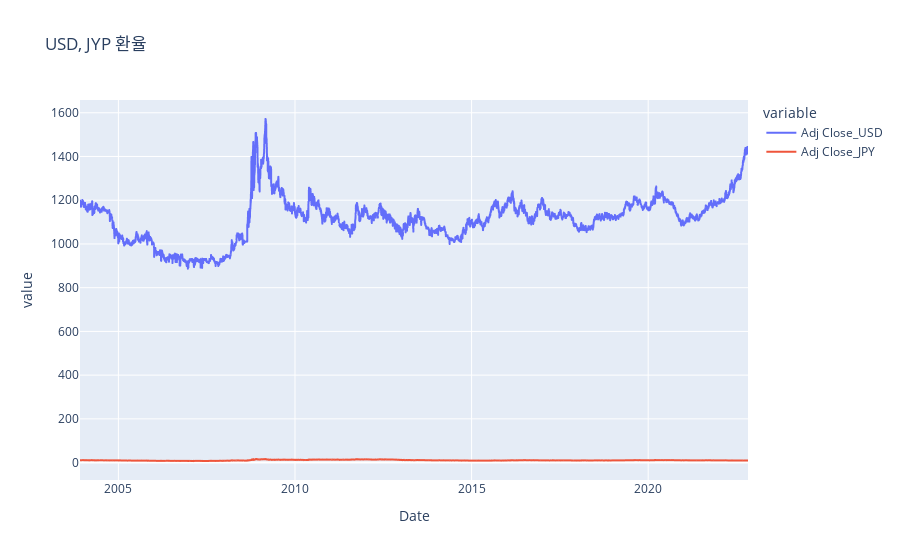

This figure's notebook cell:
### Code cell
px.line(
    data_frame=df_fx,
    x='Date',
    y=['Adj Close_USD', 'Adj Close_JPY'],
    title='USD, JYP 환율'
)

### Figure 1 — Plotly figure (JSON) as saved in the notebook; plotly's stock layout.template omitted (floating-point values rounded to 4 significant figures; data arrays with more than 128 entries replaced by an {"elided": "..."} marker saying what was removed)
{"data": [{"hovertemplate": "variable=Adj Close_USD<br>Date=%{x}<br>value=%{y}<extra></extra>", "legendgroup": "Adj Close_USD", "line": {"color": "#636efa", "dash": "solid"}, "marker": {"symbol": "circle"}, "mode": "lines", "name": "Adj Close_USD", "showlegend": true, "type": "scattergl", "x": {"elided": "4937 str values"}, "xaxis": "x", "y": {"elided": "4937 float values"}, "yaxis": "y"}, {"hovertemplate": "variable=Adj Close_JPY<br>Date=%{x}<br>value=%{y}<extra></extra>", "legendgroup": "Adj Close_JPY", "line": {"color": "#EF553B", "dash": "solid"}, "marker": {"symbol": "circle"}, "mode": "lines", "name": "Adj Close_JPY", "showlegend": true, "type": "scattergl", "x": {"elided": "4937 str values"}, "xaxis": "x", "y": {"elided": "4937 float values"}, "yaxis": "y"}], "layout": {"legend": {"title": {"text": "variable"}, "tracegroupgap": 0}, "title": {"text": "USD, JYP 환율"}, "xaxis": {"anchor": "y", "domain": [0, 1], "title": {"text": "Date"}}, "yaxis": {"anchor": "x", "domain": [0, 1], "title": {"text": "value"}}}}
